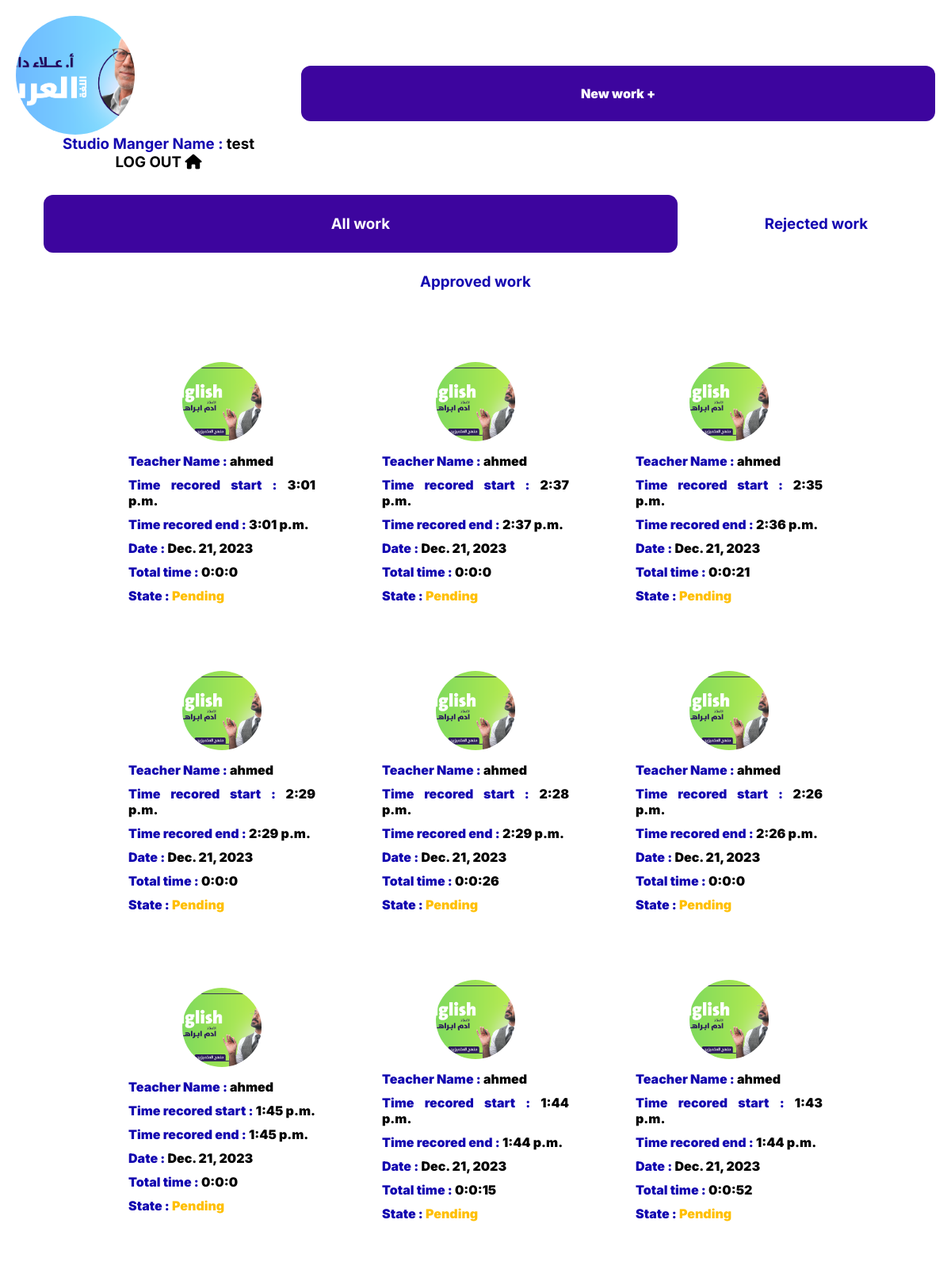
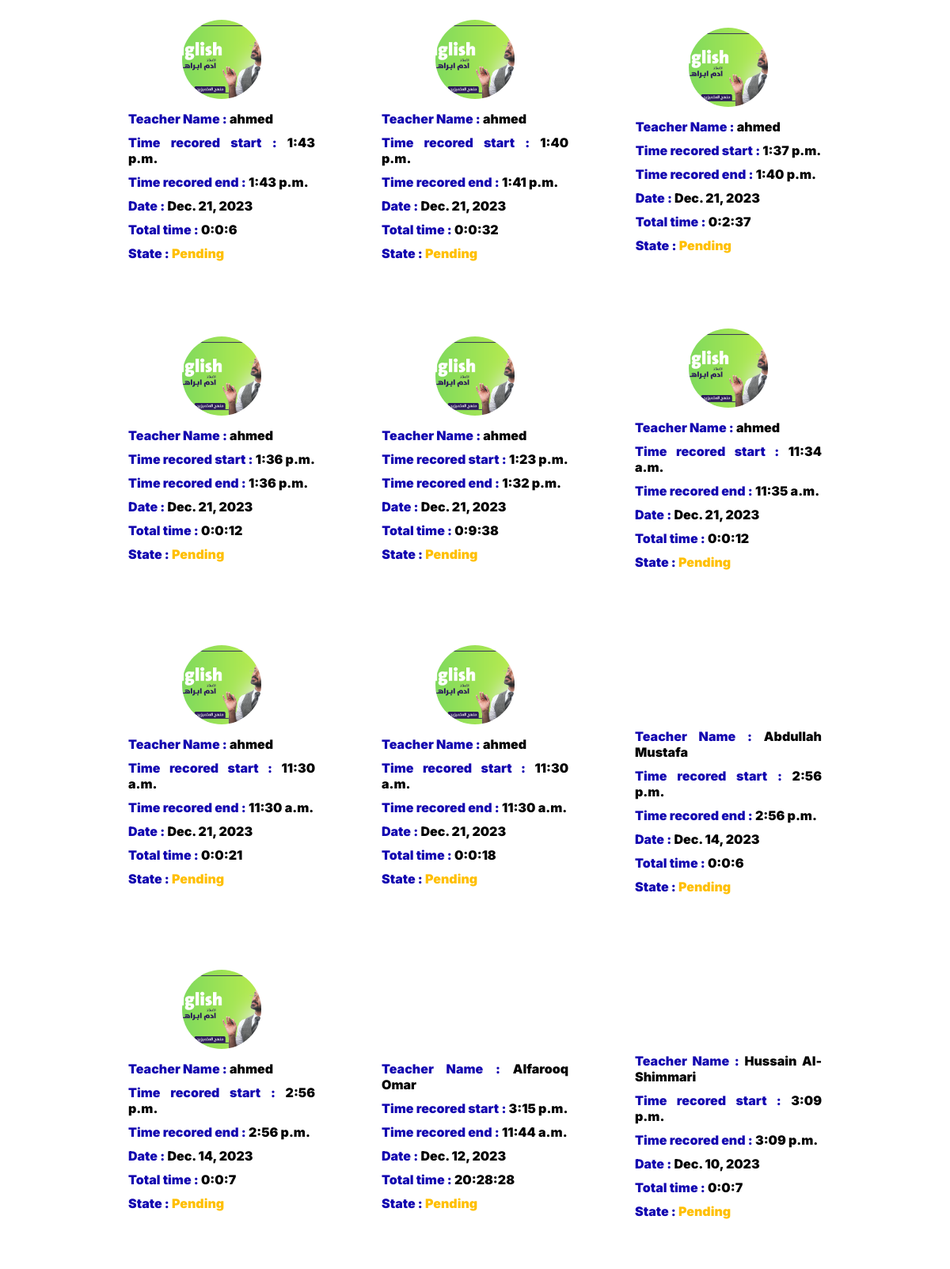
The page /home_studio (signed in, upper part) on the database its author committed (2 pictures, top to bottom).
### main/models.py (models this page shows, shortened)
class studio_manger(models.Model):
    user = models.OneToOneField(User , on_delete=models.CASCADE)
    image = models.ImageField(upload_to="studio_manger/")
    def __str__(self):
        return self.user.username
    def get_all_works(self):
        return works.objects.filter(studio_manger = self).all().order_by('-id')

class works(models.Model):
    start_time      = models.TimeField()
    end_time        = models.TimeField()
    teacher         = models.ForeignKey('teacher' , on_delete=models.CASCADE)
    emploeey        = models.ForeignKey('emploeey' , on_delete=models.CASCADE , null=True , blank=True)
    is_prove        = models.BooleanField(blank=True , null=True , default=None)
    date            = models.DateField(auto_now_add=True)
    update          = models.DateField(auto_now=True)
    studio          = models.ForeignKey('studio' , on_delete=models.CASCADE , null=True , blank=True)
    type            = models.ForeignKey(works_type, on_delete=models.CASCADE)
    cause           = models.ForeignKey('causes' , on_delete=models.CASCADE , null=True , blank=True)
    studio_manger   = models.ForeignKey("studio_manger", null=True , blank=True , on_delete=models.CASCADE)
    Not_Ended       = models.BooleanField(default = False)
    ERORR           = models.BooleanField(default = False)
    def work_total_time(self):
        start_time = self.start_time
        end_time = self.end_time
        total_seconds = (datetime.combine(datetime.today(), end_time) - datetime.combine(datetime.today(), start_time)).seconds
        hours, remainder = divmod(total_seconds, 3600)
        minutes, seconds = divmod(remainder, 60)
        return f"{hours}:{minutes}:{seconds}"

class teacher(models.Model):
    name = models.CharField(max_length=120 )
    image = models.ImageField(upload_to="timage/" , null=True , blank=True)
    stage = models.ForeignKey('stages' , on_delete=models.CASCADE)
    materials = models.ForeignKey('materials' , on_delete=models.CASCADE)
    def __str__(self):
        return self.name

### main/views.py (the view)
# urls.py: path('home_studio' , home_studio , name="home_studio"),
def home_studio(e):
    stu_mang = studio_manger.objects.filter(user = e.user).first()
    if stu_mang:
        return render(e , "main/home_studio.html" ,{'data':stu_mang})
    else:
        return redirect('/')

### templates/main/home_studio.html (shortened to what this page needs)
{% extends "base.html" %}
{% block body %}
{%load static%}
<div class="main-container ">
    <div class="flex  flex-50">
        <div class="profile-image">
            {% if data.image%}
            <img src="{{data.image.url}}" alt="" class="image">
            {% else %}
            <img src="{% static 'img/acc.jpg' %}" alt="" class="image">
            {% endif %}
        </div>
        <div class="flex-col center" style="width: fit-content;margin: 0;">
            <div class="flex center " style="margin: 0 10px;" >
                <h3 class="mx-1 text" style="height: fit-content;">
                    Studio Manger Name : <span>{{data}}</span>
                    <h3>
                        <a href="{% url 'LOGOUT' %}">LOG OUT</a>
                        <a href="{% url 'home' %}"><i class="fa-solid fa-house"></i></a>
                    </h3>
                </h3>
            </div>
        </div>
    </div>
    <div class="flex flex-50 center">
        <div class="center">
            <div class="label flex center btn-padding">
                <h4 class="">
                    <a href="{% url 'nework_studio' %}">New work +</a>
                </h4>
            </div>
        </div>
    </div>
</div>
<div class="flex center sp-around my-2">
    <div class="filter btn-padding mx-1 label">
        <h3 id="all_work" >All work</h3>
    </div>
    <div class="filter btn-padding mx-1 btn-white">
        <h3 id="rejectedwork"> Rejected work </h3>
    </div>
    <div class="filter btn-padding mx-1 btn-white">
        <h3 id="aprovework"> Approved work </h3>
    </div>
</div>
<div class="flex center my-1 mx-1">
    {% for i in data.get_all_works %}
    <div class="card flex-col center">
        <div class="mid-image">
            {% if i.teacher.image%}
            <img src="{{i.teacher.image.url}}" alt="" class="image">
            {% else %}
            <img src="{% static 'img/acc.jpg'%}" alt="">
            {% endif %}
        </div>
        <div class="container info-holder">
            <p class="text"> Teacher Name : <span>{{i.teacher}}</span> </p>
            <p class="text"> Time recored start : <span>{{i.start_time}}</span> </p>
            <p class="text"> Time recored end : <span>{{i.end_time}}</span> </p>
            <p class="text"> Date : <span>{{i.date}}</span></p>
            <p class="text"> Total time : <span>{{i.work_total_time}}</span></p>
            {% if i.is_prove == False%}
            <input type="hidden" name="rejected" class="rejected">
                <p class="text" >State : <span style="color:rgb(255, 67, 67)" > Rejected </span> </p>
            {% elif i.is_prove == True %}
            <input type="hidden" name="rejected" class="aproved">
            <p class="text">State : <span style="color:rgb(151, 215, 54)"> Approved </span> </p>
            {% else %}
            <p class="text">State : <span style="color:rgb(255, 191, 0)"> Pending </span> </p>
            {%endif%}
        </div>
    </div>
    {% endfor %}
</div>
{% endblock body %}

### static/css/main.css (style rules this page uses)
:root { --gap:15px; --rounder:12px; --bg:#D0D2FF; --btn:#1306B0; --btn-aprov:#00A839; --btn-reject:#D92546; }
a { text-decoration: none; color: inherit; }
p { font-weight: 900; color: #454444; }
* { max-width: 100%; margin: 0; padding: 0; font-family:Inter; }
body ,html { padding:10px ; overflow-x: hidden; }
.flex { display: flex; flex-wrap: wrap; flex-direction: row; }
.flex-col { display: flex; flex-wrap: wrap; flex-direction: column; }
.center { justify-self: center; align-items: center; justify-content: center; text-align: center; margin: 0 auto; }
.label { border-radius: var(--rounder); background-color:#3d059e ; color: white; width:700px; padding: 10px 20px; align-items: center; text-align: center; }
.label a { color: white; font-weight: 900; text-decoration: none; }
.profile-image { border-radius: 50%; width: 150px; height: 150px; }
.mid-image { width: 100px; height: 100px; border-radius: 50%; }
.image { width: 100%; height: 100%; object-fit: cover; border-radius: inherit; }
.container { max-width: 100%; padding: 5px; margin: auto; align-items: center; }
.text { color: var(--btn); }
.text span { color: black; }
.mx-1 { margin: 0 30px; }
.flex-50 { flex:50%; }
.main-container { max-width: 100%; margin: auto; display: flex; }
.card { width: 250px; max-width: 250px; background-color: white; text-align: justify; text-justify:distribute-all-lines; padding: 20px; border-radius: var(--rounder); flex-grow: 1; margin: var(--gap); }
.card p { font-weight: 900; text-align: justify; text-justify: inter-word; }
.info-holder p { text-align: justify; text-justify: inter-word; margin: 10px 2px; }
.my-1 { margin: 20px 0; }
.my-2 { margin: 30px 0; }
.filter { cursor: pointer; font-weight: 900; }
.btn-padding { padding: 25px 50px; font-weight: 900; }
.btn-white { background-color: white; color: var(--btn); border-radius: var(--rounder); font-weight: 900; }

### rows shown on the page
studio_manger: image (picture), user.username "test"
works: teacher.image (picture), teacher "ahmed", start_time "3:01 p.m.", end_time "3:01 p.m.", date "Dec. 21, 2023", work_total_time "0:0:0", shows "State :"
works: teacher.image (picture), teacher "ahmed", start_time "2:37 p.m.", end_time "2:37 p.m.", date "Dec. 21, 2023", work_total_time "0:0:0", shows "State :"
works: teacher.image (picture), teacher "ahmed", start_time "2:35 p.m.", end_time "2:36 p.m.", date "Dec. 21, 2023", work_total_time "0:0:21", shows "State :"
works: teacher.image (picture), teacher "ahmed", start_time "2:29 p.m.", end_time "2:29 p.m.", date "Dec. 21, 2023", work_total_time "0:0:0", shows "State :"
works: teacher.image (picture), teacher "ahmed", start_time "2:28 p.m.", end_time "2:29 p.m.", date "Dec. 21, 2023", work_total_time "0:0:26", shows "State :"
works: teacher.image (picture), teacher "ahmed", start_time "2:26 p.m.", end_time "2:26 p.m.", date "Dec. 21, 2023", work_total_time "0:0:0", shows "State :"
works: teacher.image (picture), teacher "ahmed", start_time "1:45 p.m.", end_time "1:45 p.m.", date "Dec. 21, 2023", work_total_time "0:0:0", shows "State :"
works: teacher.image (picture), teacher "ahmed", start_time "1:44 p.m.", end_time "1:44 p.m.", date "Dec. 21, 2023", work_total_time "0:0:15", shows "State :"
works: teacher.image (picture), teacher "ahmed", start_time "1:43 p.m.", end_time "1:44 p.m.", date "Dec. 21, 2023", work_total_time "0:0:52", shows "State :"
works: teacher.image (picture), teacher "ahmed", start_time "1:43 p.m.", end_time "1:43 p.m.", date "Dec. 21, 2023", work_total_time "0:0:6", shows "State :"
works: teacher.image (picture), teacher "ahmed", start_time "1:40 p.m.", end_time "1:41 p.m.", date "Dec. 21, 2023", work_total_time "0:0:32", shows "State :"
works: teacher.image (picture), teacher "ahmed", start_time "1:37 p.m.", end_time "1:40 p.m.", date "Dec. 21, 2023", work_total_time "0:2:37", shows "State :"
works: teacher.image (picture), teacher "ahmed", start_time "1:36 p.m.", end_time "1:36 p.m.", date "Dec. 21, 2023", work_total_time "0:0:12", shows "State :"
works: teacher.image (picture), teacher "ahmed", start_time "1:23 p.m.", end_time "1:32 p.m.", date "Dec. 21, 2023", work_total_time "0:9:38", shows "State :"
works: teacher.image (picture), teacher "ahmed", start_time "11:34 a.m.", end_time "11:35 a.m.", date "Dec. 21, 2023", work_total_time "0:0:12", shows "State :"
works: teacher.image (picture), teacher "ahmed", start_time "11:30 a.m.", end_time "11:30 a.m.", date "Dec. 21, 2023", work_total_time "0:0:21", shows "State :"
works: teacher.image (picture), teacher "ahmed", start_time "11:30 a.m.", end_time "11:30 a.m.", date "Dec. 21, 2023", work_total_time "0:0:18", shows "State :"
works: teacher.image (picture), teacher "Abdullah Mustafa", start_time "2:56 p.m.", end_time "2:56 p.m.", date "Dec. 14, 2023", work_total_time "0:0:6", shows "State :"
works: teacher.image (picture), teacher "ahmed", start_time "2:56 p.m.", end_time "2:56 p.m.", date "Dec. 14, 2023", work_total_time "0:0:7", shows "State :"
works: teacher.image (picture), teacher "Alfarooq Omar", start_time "3:15 p.m.", end_time "11:44 a.m.", date "Dec. 12, 2023", work_total_time "20:28:28", shows "State :"
works: teacher.image (picture), teacher "Hussain Al-Shimmari", start_time "3:09 p.m.", end_time "3:09 p.m.", date "Dec. 10, 2023", work_total_time "0:0:7", shows "State :"
